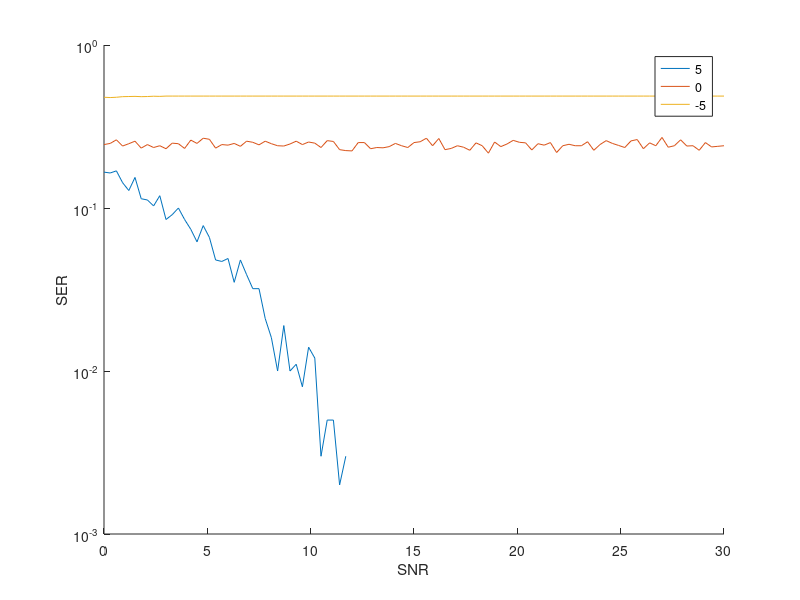

Recreate this plot in MATLAB.
%% Andrew Apollonsky
clc;
close all;
clear all;

len = 1000;

% Generate Sent Signal
sig = round(rand(1, len))*2 - 1; % Generate -1/+1 value
sigbin = sig/2 + .5; % Convert to 0/1 binary

% Generate Noise
noipwrdb = -30:.3:0;  
noipwr = 10.^(fliplr(noipwrdb)/10);
noi = repmat(sqrt(noipwr.'), [1 len]) .* randn(length(noipwrdb), len);

% Generate Interference  
int = round(rand(1, len))*2 - 1;  
sirdb = [-5, 0, 5];
sir = 10.^(sirdb/10);

% Generate other values
snrdb = -fliplr(noipwrdb);


% Properly scale and such 
recsig = repmat(sig, [length(noipwrdb) 1 length(sir)]);
recint = shiftdim(repmat(int.' * sir, [1 1 length(noipwrdb)]), 2);
recnoi = repmat(noi, [1 1 length(sir)]);

rec = recsig + recint + recnoi;

%% Interference-Blind
decir = interp1([-1000 1000],[-1 1],rec,'nearest'); %Find nearest -1/+1 value
decib = decir/2 + .5; % Convert to 0/1 binary


syeray = zeros(length(sirdb), length(noipwrdb));

for k = 1:length(sirdb) % For every SIR
    for m = 1:length(noipwrdb)  % For every SNR
        [unneeded, syeray(k,m)] = biterr(sigbin, decib(m,:,k));
    end
end
%% Plot
figure;
hold all;
for k = 1:length(sirdb) % For every SIR
    plot(snrdb, syeray(k,:));
end
xlabel('SNR');
ylabel('SER');
legend('5', '0', '-5');
set(gca,'yscale','log');
hold off;
    
% Rows: noise pwr. 
% Columns: Time
% Depth: SIR